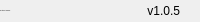
              <widget class="QFrame" name="bottomBar">
               <property name="minimumSize">
                <size>
                 <width>0</width>
                 <height>22</height>
                </size>
               </property>
               <property name="maximumSize">
                <size>
                 <width>16777215</width>
                 <height>22</height>
                </size>
               </property>
               <property name="frameShape">
                <enum>QFrame::NoFrame</enum>
               </property>
               <property name="frameShadow">
                <enum>QFrame::Raised</enum>
               </property>
               <layout class="QHBoxLayout" name="horizontalLayout_5">
                <property name="spacing">
                 <number>0</number>
                </property>
                <property name="leftMargin">
                 <number>0</number>
                </property>
                <property name="topMargin">
                 <number>0</number>
                </property>
                <property name="rightMargin">
                 <number>0</number>
                </property>
                <property name="bottomMargin">
                 <number>0</number>
                </property>
                <item>
                 <widget class="QLabel" name="creditsLabel">
                  <property name="maximumSize">
                   <size>
                    <width>16777215</width>
                    <height>16</height>
                   </size>
                  </property>
                  <property name="font">
                   <font>
                    <family>Segoe UI</family>
                    <pointsize>-1</pointsize>
                    <weight>50</weight>
                    <italic>false</italic>
                    <bold>false</bold>
                   </font>
                  </property>
                  <property name="text">
                   <string>By: Otman LAHRECHE</string>
                  </property>
                  <property name="alignment">
                   <set>Qt::AlignLeading|Qt::AlignLeft|Qt::AlignVCenter</set>
                  </property>
                 </widget>
                </item>
                <item>
                 <widget class="QLabel" name="version">
                  <property name="text">
                   <string>v1.0.5</string>
                  </property>
                  <property name="alignment">
                   <set>Qt::AlignRight|Qt::AlignTrailing|Qt::AlignVCenter</set>
                  </property>
                 </widget>
                </item>
                <item>
                 <widget class="QFrame" name="frame_size_grip">
                  <property name="minimumSize">
                   <size>
                    <width>20</width>
                    <height>0</height>
                   </size>
                  </property>
                  <property name="maximumSize">
                   <size>
                    <width>20</width>
                    <height>16777215</height>
                   </size>
                  </property>
                  <property name="frameShape">
                   <enum>QFrame::NoFrame</enum>
                  </property>
                  <property name="frameShadow">
                   <enum>QFrame::Raised</enum>
                  </property>
                 </widget>
                </item>
               </layout>
              </widget>
